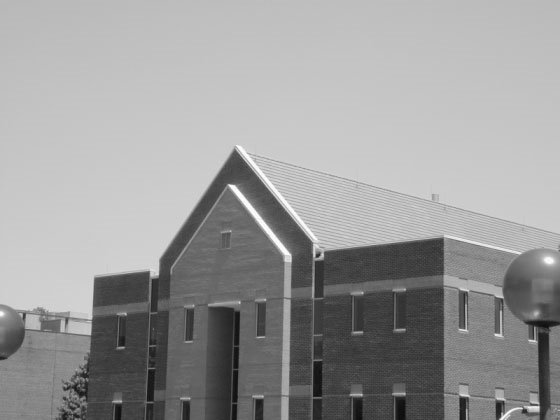
%> input picture fig5.png, 560 x 420 px
$ octave Q4.m   (GNU Octave 9; MATLAB toolbox functions it lacks are replaced by stand-ins)
%> lines starting %> are read from the running program, lines starting %| are printed output that depends on the picture; in (x1, y1, x2, y2) boxes, pixels count from 0 and x2, y2 are one past the last pixel; in counts of white or black regions, pixels touching at a corner belong together; the program's own positions count from 1
### thresholding_img.m
%thresholding

function out=thresholding_img(image,t1,t2)
th=t1;

img1=image;
%Img_histogram(img1) ; %histogram

img1(img1<t1)=0;
img1(img1>=t2)=255;
%img1=medfilt2(img1(:,:,1),[5 5]);

out=img1;
end
%thresholding

### hyst.m

function out=hyst(image,t2)
img2=image;


a=img2;
h=ones(3);
[ht,wt,c]=size(a);
hsize=size(h);
d=ceil(hsize/2);

a1=a;
for i=0:ht-hsize
    for j=0:wt-hsize
        b=a([1+i:hsize+i],[1+j:hsize+j]);
        b1=b.*h;
        if sum(sum(b1(b1>=t2))) > 0
        a1(d+i,d+j)=255;
        end
    end
end

out=a1;


end

### Q4.m
clc;
clear all;
close all;

img1=imread('fig5.png');
%> img1 is the input picture: size 420x560x3 uint8; min 11, max 255, mean 154.6

cany_algo2(img1);

img2=imread('fig6.png');

cany_algo2(img2);


function out=cany_algo2(img);
img1=img;
img1 = im2gray(img1);
%> img1: size 420x560 uint8
figure;
imshow(img1)
title('given image')


x1 = imgaussfilt(img1,2);
% figure;
% imshow(x1)
% title('applying gaussian filter')


[Gmag, Gdir] = imgradient(x1,'sobel');


% figure;
% imshow(Gmag)
% title('magnitude of gradients')
%

%angle bins


Gdir(Gdir <22.5 & Gdir >= -22.5 )=0;
%> Gdir: size 420x560 double; min -180, max 179.8, mean -8.5
Gdir(Gdir <67.5 & Gdir >= 22.5 )=45;
%> Gdir: size 420x560 double; min -180, max 179.8, mean -8.6; mean of the top-left, top-right, bottom-left and bottom-right quarters -15, -20.3, 2.6, -1.7
Gdir(Gdir <112.5 & Gdir >= 67.5 )=90;
%> Gdir: size 420x560 double; min -180, max 179.8, mean -8.5; mean of the top-left, top-right, bottom-left and bottom-right quarters -14.9, -20.1, 2.5, -1.7
Gdir(Gdir <157.5 & Gdir >= 112.5 )=135;
%> Gdir: size 420x560 double; min -180, max 179.8, mean -8.6; mean of the top-left, top-right, bottom-left and bottom-right quarters -15.1, -20.1, 2.5, -1.6
% Gdir(Gdir <=-157.5 & Gdir >= 157.5 )=180;
Gdir(Gdir <=180 & Gdir >= 157.5 )=180;
%> Gdir: size 420x560 double; min -180, max 180, mean -8.3
Gdir(Gdir <-157.5 & Gdir >= -180 )=180;
Gdir(Gdir <-112.5 & Gdir >= -157.5 )=225;
Gdir(Gdir <-67.5 & Gdir >= -112.5 )=270;
Gdir(Gdir <-22.5 & Gdir >= -67.5 )=315;


m1=Gdir;
m2=(m1==45 | m1==135 | m1==225 | m1 ==315);
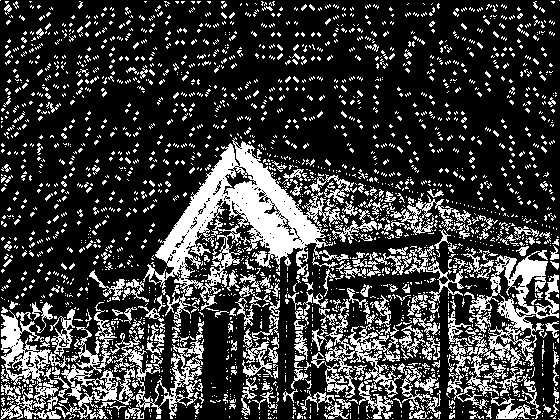
%> m2: size 420x560 logical; 23.5% white; 2249 white regions (1953 under 20 px), largest, box (x1, y1, x2, y2) and area: (143, 137, 357, 311) 10866, (466, 250, 559, 396) 4063, (311, 299, 402, 419) 2561

Gmag=m2.*Gmag;


g1=Gmag;
[n1,n2]=size(Gdir);
%> n1 = 420; n2 = 560


for i=2:n1-1
    for j=2:n2-1
        b1=Gdir(i,j);
        if b1==0 | b1==180
            c1=Gmag(i,j-1);
            c2=Gmag(i,j);
            c3=Gmag(i,j+1);
            c=[c1 c2 c3];

            if max(c)==c2
                g1(i,j-1)=0;
                g1(i,j)=c2;
                g1(i,j+1)=0;
            end


        elseif b1==45 | b1==225
            c1=Gmag(i-1,j+1);
            c2=Gmag(i,j);
            c3=Gmag(i+1,j-1);
            c=[c1 c2 c3];

            if max(c)==c2
                g1(i-1,j+1)=0;
                g1(i,j)=c2;
                g1(i+1,j-1)=0;
            end

        elseif b1==135 | b1==315
            c1=Gmag(i-1,j-1);
            c2=Gmag(i,j);
            c3=Gmag(i+1,j+1);
            c=[c1 c2 c3];

            if max(c)==c2
                g1(i-1,j-1)=0;
                g1(i,j)=c2;
                g1(i+1,j+1)=0;
            end

        elseif b1==90 | b1==270
            c1=Gmag(i-1,j);
            c2=Gmag(i,j);
            c3=Gmag(i+1,j);
            c=[c1 c2 c3];

            if max(c)==c2
                g1(i-1,j)=0;
                g1(i,j)=c2;
                g1(i+1,j)=0;
            end

    end

    end
end
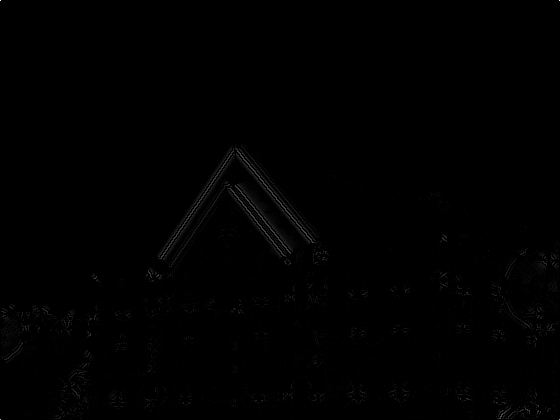
%> g1: size 420x560 double; min 0, max 784.9, mean 2.9; drawn with min black and max white
%> after the loop, c = [0 15.56 0]; c1 = 0; c2 = 15.56; c3 = 0


% figure;
% imshow(g1)
% title('after Suppress non-maxima pixels')

t1=27;
t2=250;
k1=thresholding_img(g1,t1,t2);
%> in thresholding_img, `img1(img1<t1)=0;`: img1: size 420x560 double; 11.3% of pixels changed, all inside (x1, y1, x2, y2) = (1, 1, 559, 419)
%> in thresholding_img, `img1(img1>=t2)=255;`: img1: size 420x560 double; min 0, max 255, mean 2
% figure;
% imshow(k1)
% title('after double thresholding')

%edge track by hhysterisis method......

k2=hyst(k1,t2);
%> after the loop in hyst, `for i=0:ht-hsize`: a1: size 420x560 double; min 0, max 255, mean 2; mean of the top-left, top-right, bottom-left and bottom-right quarters 2.2, 0.2, 3.1, 2.6
figure;
imshow(k2)
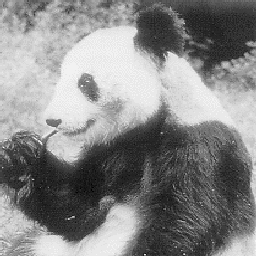
%> input picture fig6.png, 256 x 256 px
%> further down, img2 is the input picture: size 256x256x3 uint8; min 0, max 255, mean 133.9
%> in cany_algo2 (call 2), `Gdir(Gdir <22.5 & Gdir >= -22.5 )=0;`: Gdir: size 256x256 double; min -180, max 179.9, mean -4; mean of the top-left, top-right, bottom-left and bottom-right quarters -7.1, -14, 2.3, 2.8
%> in cany_algo2 (call 2), `Gdir(Gdir <67.5 & Gdir >= 22.5 )=45;`: Gdir: size 256x256 double; min -180, max 179.9, mean -4; mean of the top-left, top-right, bottom-left and bottom-right quarters -7, -14.1, 2, 3.1
%> in cany_algo2 (call 2), `Gdir(Gdir <112.5 & Gdir >= 67.5 )=90;`: Gdir: size 256x256 double; min -180, max 179.9, mean -4; mean of the top-left, top-right, bottom-left and bottom-right quarters -7, -13.9, 1.7, 3.1
%> in cany_algo2 (call 2), `Gdir(Gdir <157.5 & Gdir >= 112.5 )=135;`: Gdir: size 256x256 double; min -180, max 179.9, mean -3.9
%> in cany_algo2 (call 2), `Gdir(Gdir <=180 & Gdir >= 157.5 )=180;`: Gdir: size 256x256 double; min -180, max 180, mean -3.4
%> in cany_algo2 (call 2), `Gdir(Gdir <-22.5 & Gdir >= -67.5 )=315;`:
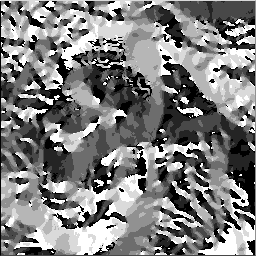
%> Gdir: size 256x256 double; min 0, max 315, mean 156.4; drawn with min black and max white
%> in cany_algo2 (call 2), `m2=(m1==45 | m1==135 | m1==225 | m1 ==315);`: m2: size 256x256 logical; 50.7% white; 116 black regions (108 under 20 px), largest, box (x1, y1, x2, y2) and area: (0, 0, 256, 256) 31366, (110, 146, 133, 169) 130, (25, 230, 39, 243) 74
%> after the loop in cany_algo2 (call 2), `for i=2:n1-1`:
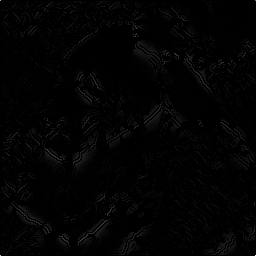
%> g1: size 256x256 double; min 0, max 957.4, mean 10.9; drawn with min black and max white
%> after the loop in cany_algo2 (call 2), `for i=2:n1-1`: c = [0 0 0]; c2 = 0
%> call 2 of thresholding_img, with t1 = 27, t2 = 250
%> in thresholding_img (call 2), `img1(img1<t1)=0;`: img1: size 256x256 double; 18.32% of pixels changed, all inside (x1, y1, x2, y2) = (1, 1, 255, 255)
%> in thresholding_img (call 2), `img1(img1>=t2)=255;`:
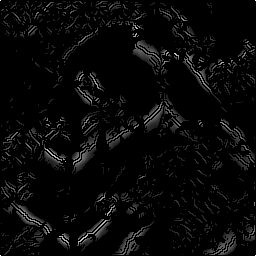
%> img1: size 256x256 double; min 0, max 255, mean 8.5
%> in cany_algo2 (call 2), `imshow(k2)`:
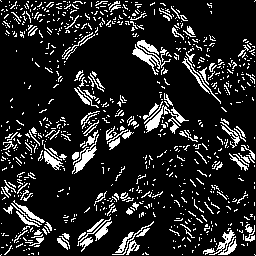
%> displayed picture: size 256x256, on the screen's scale of 0 to 255; 14% white in thin lines or dots
title('diagonal edges using Canny algorithm')


% [6 lines of commented-out code are left out]

out =k2;

end
